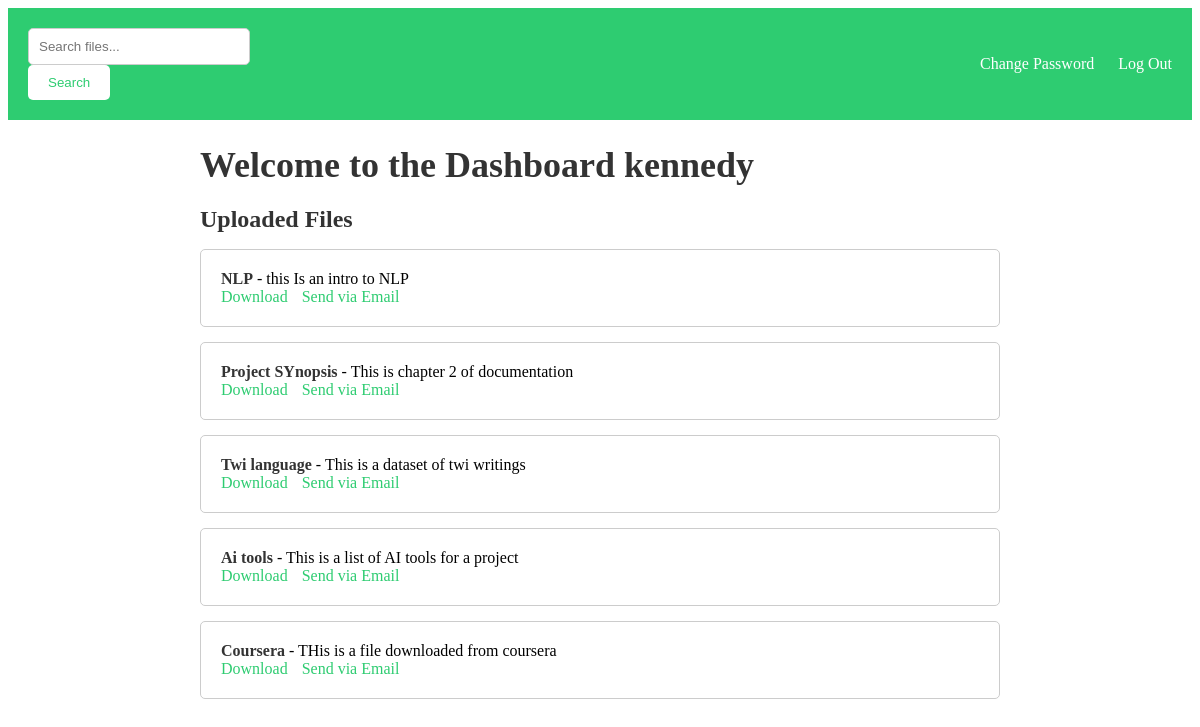
The page /dashboard (signed in) on the database as committed earlier.
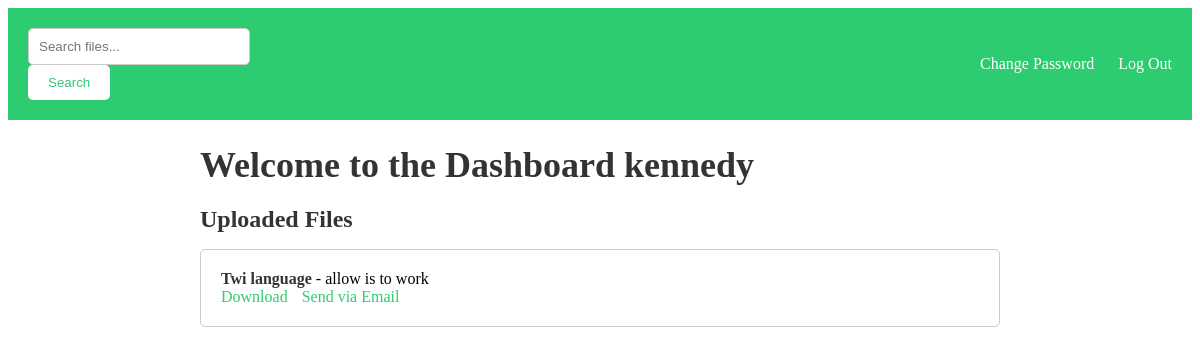
The same page on the database as committed later.
### account/models.py (models this page shows, shortened)
class File(models.Model):
    title = models.CharField(max_length=255)
    description = models.TextField()
    file = models.FileField(upload_to='uploads/')
    upload_date = models.DateTimeField(auto_now_add=True)
    uploaded_by = models.ForeignKey(User, on_delete=models.CASCADE)

### account/views.py (the view)
# urls.py: path('dashboard',views.dashboard,name="dashboard"),
@login_required(login_url='login')
def dashboard(request):
    query = request.GET.get('q')
    files = File.objects.all()
    if query:  # If a search query is provided
        files = files.filter(Q(title__icontains=query) | Q(description__icontains=query))
    return render(request, "account/dashboard.html",{'files': files})

### account/templates/account/dashboard.html (shortened to what this page needs)
{% load static %}
<!DOCTYPE html>
<html lang="en">
<head>
  <link rel="stylesheet" href="{% static 'account/dash.css' %}">
</head>
<body>
  <div class="header">
    <form method="get" action="{% url 'dashboard' %}">
        <input type="text" name="q" placeholder="Search files...">
        <button type="submit">Search</button>
    </form>
    <div class="header-links">
        <a href="{% url 'password_change' %}">Change Password</a>
        <a href="{% url 'logout' %}">Log Out</a>
    </div>
  </div>
  <div class="container">
    <h1>Welcome to the Dashboard {{ request.user.username }}</h1>
    <h2>Uploaded Files</h2>
    <ul>
        {% for file in files %}
            <li>
                <strong>{{ file.title }}</strong> - {{ file.description }}
                <br>
                <a href="{% url 'download_file' file.id %}" download>Download</a>
                <a href="{% url 'send_file' file.id %}">Send via Email</a>
            </li>
        {% endfor %}
    </ul>
  </div>
</body>
</html>

Rows that differ between the two databases and show on the page:
removed File: title "NLP", description "this Is an intro to NLP"
removed File: title "Project SYnopsis", description "This is chapter 2 of documentation"
removed File: title "Ai tools", description "This is a list of AI tools for a project"
removed File: title "Coursera", description "THis is a file downloaded from coursera"
changed File "Twi language": description "This is a dataset of twi writings" → "allow is to work"
